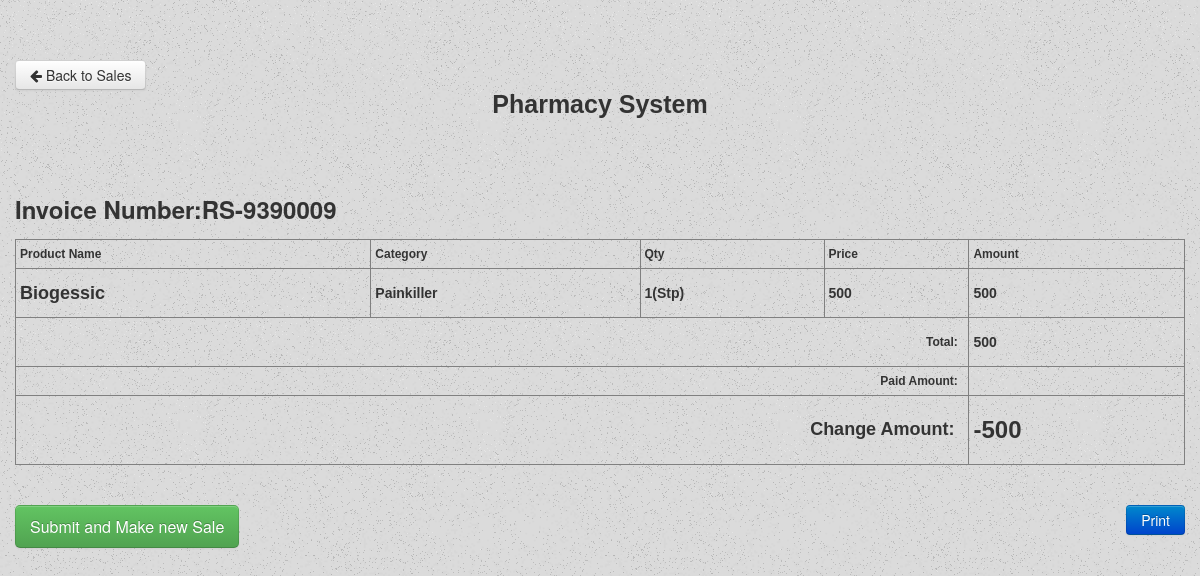
The app's page /preview.php?invoice_number=RS-9390009 (signed in) with its own data.
### tables this page shows
CREATE TABLE `on_hold` (
  `id` int(11) NOT NULL,
  `invoice_number` varchar(13) NOT NULL,
  `medicine_name` varchar(255) NOT NULL,
  `category` varchar(255) NOT NULL,
  `expire_date` date NOT NULL,
  `qty` bigint(11) NOT NULL,
  `type` varchar(10) NOT NULL,
  `cost` bigint(11) NOT NULL,
  `amount` bigint(11) NOT NULL,
  `profit_amount` bigint(11) NOT NULL,
  `date` varchar(255) NOT NULL
);

### preview.php (the view, shortened to what this page needs)
<!DOCTYPE html>
<html>
<head>
<link rel="stylesheet" type="text/css" href="css/bootstrap.css">
  <link rel="stylesheet" type="text/css" href="css/bootstrap-responsive.css">
  <link rel="stylesheet" type="text/css" href="css/font-awesome.min.css">
  <link rel="stylesheet" type="text/css" href="css/tcal.css">
    <link rel="stylesheet" type="text/css" href="css/style.css">
</head>
<body style="background-image: url('images/old_moon.png');">
  <div class="container">
  	<a href="home.php?invoice_number=<?php echo $_GET['invoice_number']?>"><button class="btn btn-default"><i class="icon-arrow-left"></i> Back to Sales</button></a>
    <div id="content">
	<center><div style="font:bold 25px 'Arial';">Pharmacy System</div><br>
	</center><br><br>
	<?php
  $invoice_number = $_GET['invoice_number'];
  $paid_amount   = $_POST['paid_amount'];
	?>
  <form method="POST" action="save_invoice.php">
  	<table border="1" cellpadding="4" cellspacing="0" style="font-family: arial; font-size: 12px;text-align:left;" width="100%">
      <tr>
       <strong><h3>Invoice Number:<?php echo $invoice_number?></h3></strong>
      </tr>
		<thead>
			<tr>
				<th> Product Name </th>
				<th> Category</th>
				<th> Qty </th>
				<th> Price </th>
				<th> Amount </th>
			</tr>
		</thead>
    <tbody>
      <?php
         include("dbcon.php");
         $select_sql = "SELECT * FROM on_hold where invoice_number = '$invoice_number'";
         $select_query =mysqli_query($con,$select_sql);
          while($row =mysqli_fetch_array($select_query)):
      ?>
        <tr class="record">
        <td><h4><?php echo $row['medicine_name'];?></h4>
          <input type="hidden" name="medicine_name[]" value="<?php echo $row['medicine_name']?>"></td>
        <td><h5><?php echo $row['category']; ?></h5></td>
        <td><h5><?php echo $row['qty']."(".$row['type'].")"; ?></h5>
        </td>
        <td>
        <?php
        echo "<h5>".$row['cost']."<h5>";
        ?>
        </td>
        <td>
        <?php
         echo "<h5>".$row['amount']."<h5>";
        ?>
        </td>
        </tr>
      <?php endwhile;?>
        <tr>
          <td colspan="4" style=" text-align:right;"><strong style="font-size: 12px;">Total: &nbsp;</strong></td>
          <td colspan="2"><strong style="font-size: 12px;">
          <?php
          $select_sql = "SELECT sum(amount) from on_hold where invoice_number = '$invoice_number'";
          $select_sql = mysqli_query($con,$select_sql);
          while($row = mysqli_fetch_array($select_sql)){
            $amount =  $row['sum(amount)'];
            echo '<h5>'.$amount.'</h5>';
          }
          ?>
          </strong></td>
        </tr>
         <tr>
          <td colspan="4" style=" text-align:right;"><strong style="font-size: 12px;">Paid Amount: &nbsp;</strong></td>
          <td colspan="2"></td>
        </tr>
         <tr>
          <td colspan="4" style=" text-align:right;"><strong style="font-size: 18px;">&nbsp;&nbsp;Change Amount: &nbsp;</strong></td>
          <td colspan="2"><strong style="font-size: 12px;">
          <?php
          echo '<h3>'.($paid_amount - $amount).'</h3>';
          ?>
          </strong></td>
        </tr>
    </tbody>
  </table><br/>
  </div>
  <input type="submit" name="submit" class="btn btn-success btn-large" value="Submit and Make new Sale" >
  <a href="javascript:Clickheretoprint()" class="btn btn-primary" style="float: right;"> Print</a>
  </body>
  </html>

### records on screen
on_hold: medicine_name "Biogessic", category "Painkiller", qty "1", type "Stp", cost "500", amount "500"

### other values on screen
$invoice_number "RS-9390009"
$amount "500"
$paid_amount - $amount "-500"
